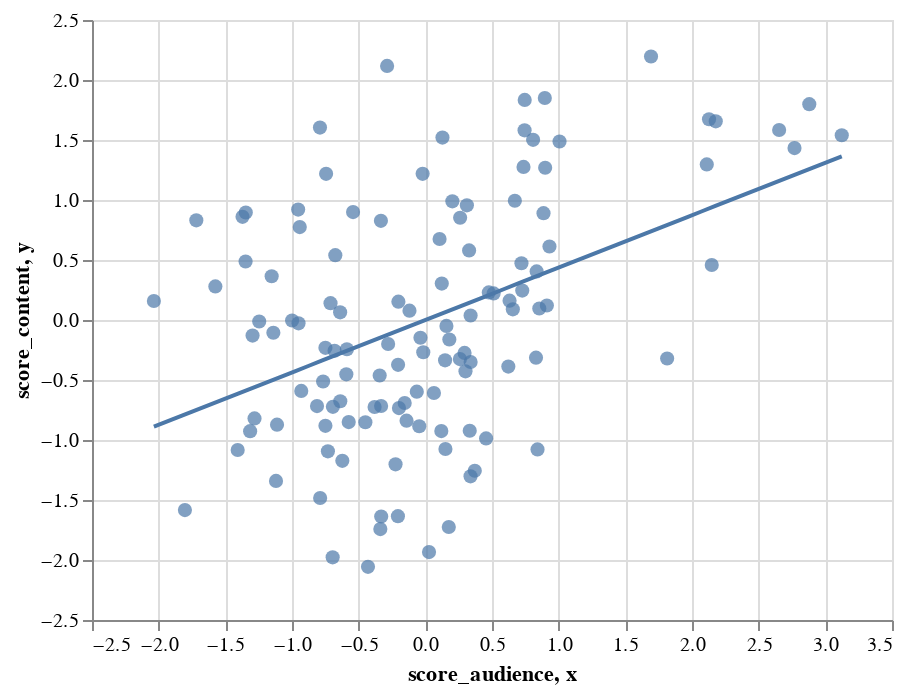

This figure's notebook cell:
### Code cell
points + fit

### Figure 1 — Vega-Lite specification as saved in the notebook (floating-point values rounded to 4 significant figures)
{"$schema": "https://vega.github.io/schema/vega-lite/v2.6.0.json", "config": {"view": {"height": 300, "width": 400}}, "datasets": {"data-a591b6f15f4b8ce1673c1fe4cbaac48c": [{"x": -2.036, "y": -0.8891}, {"x": -1.931, "y": -0.8432}, {"x": -1.825, "y": -0.7972}, {"x": -1.72, "y": -0.7512}, {"x": -1.615, "y": -0.7052}, {"x": -1.509, "y": -0.6592}, {"x": -1.404, "y": -0.6132}, {"x": -1.299, "y": -0.5673}, {"x": -1.194, "y": -0.5213}, {"x": -1.088, "y": -0.4753}, {"x": -0.983, "y": -0.4293}, {"x": -0.8777, "y": -0.3833}, {"x": -0.7724, "y": -0.3373}, {"x": -0.6671, "y": -0.2914}, {"x": -0.5619, "y": -0.2454}, {"x": -0.4566, "y": -0.1994}, {"x": -0.3513, "y": -0.1534}, {"x": -0.246, "y": -0.1074}, {"x": -0.1407, "y": -0.06145}, {"x": -0.03541, "y": -0.01547}, {"x": 0.06988, "y": 0.03052}, {"x": 0.1752, "y": 0.0765}, {"x": 0.2805, "y": 0.1225}, {"x": 0.3857, "y": 0.1685}, {"x": 0.491, "y": 0.2144}, {"x": 0.5963, "y": 0.2604}, {"x": 0.7016, "y": 0.3064}, {"x": 0.8069, "y": 0.3524}, {"x": 0.9122, "y": 0.3984}, {"x": 1.017, "y": 0.4444}, {"x": 1.123, "y": 0.4903}, {"x": 1.228, "y": 0.5363}, {"x": 1.333, "y": 0.5823}, {"x": 1.439, "y": 0.6283}, {"x": 1.544, "y": 0.6743}, {"x": 1.649, "y": 0.7203}, {"x": 1.754, "y": 0.7662}, {"x": 1.86, "y": 0.8122}, {"x": 1.965, "y": 0.8582}, {"x": 2.07, "y": 0.9042}, {"x": 2.176, "y": 0.9502}, {"x": 2.281, "y": 0.9962}, {"x": 2.386, "y": 1.042}, {"x": 2.491, "y": 1.088}, {"x": 2.597, "y": 1.134}, {"x": 2.702, "y": 1.18}, {"x": 2.807, "y": 1.226}, {"x": 2.913, "y": 1.272}, {"x": 3.018, "y": 1.318}, {"x": 3.123, "y": 1.364}], "data-dd9739dc40a73f34b6230ac9d0391346": [{"acc": 0.7304, "d1": "nytimes.com", "d2": "washingtonpost.com", "label_audience": "nytimes.com - washingtonpost.com", "label_content": "nytimes.com - washingtonpost.com", "score_audience": 3.123, "score_content": 1.54, "zscore": 254.6}, {"acc": 0.7151, "d1": "breitbart.com", "d2": "dailycaller.com", "label_audience": "breitbart.com - dailycaller.com", "label_content": "breitbart.com - dailycaller.com", "score_audience": 2.88, "score_content": 1.799, "zscore": 233.8}, {"acc": 0.7367, "d1": "breitbart.com", "d2": "foxnews.com", "label_audience": "breitbart.com - foxnews.com", "label_content": "breitbart.com - foxnews.com", "score_audience": 2.769, "score_content": 1.433, "zscore": 224.3}, {"acc": 0.7278, "d1": "cnn.com", "d2": "nytimes.com", "label_audience": "cnn.com - nytimes.com", "label_content": "cnn.com - nytimes.com", "score_audience": 2.654, "score_content": 1.583, "zscore": 214.4}, {"acc": 0.7235, "d1": "dailycaller.com", "d2": "foxnews.com", "label_audience": "dailycaller.com - foxnews.com", "label_content": "dailycaller.com - foxnews.com", "score_audience": 2.178, "score_content": 1.656, "zscore": 173.7}, {"acc": 0.7944, "d1": "thehill.com", "d2": "washingtonpost.com", "label_audience": "thehill.com - washingtonpost.com", "label_content": "thehill.com - washingtonpost.com", "score_audience": 2.148, "score_content": 0.4581, "zscore": 171.2}, {"acc": 0.7225, "d1": "cnn.com", "d2": "washingtonpost.com", "label_audience": "cnn.com - washingtonpost.com", "label_content": "cnn.com - washingtonpost.com", "score_audience": 2.128, "score_content": 1.673, "zscore": 169.4}, {"acc": 0.7448, "d1": "cnn.com", "d2": "thehill.com", "label_audience": "cnn.com - thehill.com", "label_content": "cnn.com - thehill.com", "score_audience": 2.111, "score_content": 1.297, "zscore": 168.0}, {"acc": 0.8405, "d1": "nytimes.com", "d2": "thehill.com", "label_audience": "nytimes.com - thehill.com", "label_content": "nytimes.com - thehill.com", "score_audience": 1.814, "score_content": -0.3208, "zscore": 142.6}, {"acc": 0.6915, "d1": "rt.com", "d2": "sputniknews.com", "label_audience": "rt.com - sputniknews.com", "label_content": "rt.com - sputniknews.com", "score_audience": 1.693, "score_content": 2.196, "zscore": 132.2}, {"acc": 0.7335, "d1": "cnn.com", "d2": "huffingtonpost.com", "label_audience": "cnn.com - huffingtonpost.com", "label_content": "cnn.com - huffingtonpost.com", "score_audience": 1.006, "score_content": 1.487, "zscore": 73.5}, {"acc": 0.7852, "d1": "dailykos.com", "d2": "huffingtonpost.com", "label_audience": "dailykos.com - huffingtonpost.com", "label_content": "dailykos.com - huffingtonpost.com", "score_audience": 0.931, "score_content": 0.6126, "zscore": 67.05}, {"acc": 0.8143, "d1": "huffingtonpost.com", "d2": "thehill.com", "label_audience": "huffingtonpost.com - thehill.com", "label_content": "huffingtonpost.com - thehill.com", "score_audience": 0.9116, "score_content": 0.1209, "zscore": 65.39}, {"acc": 0.7464, "d1": "nytimes.com", "d2": "wsj.com", "label_audience": "nytimes.com - wsj.com", "label_content": "nytimes.com - wsj.com", "score_audience": 0.8988, "score_content": 1.269, "zscore": 64.29}, {"acc": 0.712, "d1": "npr.org", "d2": "nytimes.com", "label_audience": "npr.org - nytimes.com", "label_content": "npr.org - nytimes.com", "score_audience": 0.8961, "score_content": 1.85, "zscore": 64.07}, {"acc": 0.7688, "d1": "huffingtonpost.com", "d2": "nytimes.com", "label_audience": "huffingtonpost.com - nytimes.com", "label_content": "huffingtonpost.com - nytimes.com", "score_audience": 0.8864, "score_content": 0.8904, "zscore": 63.23}, {"acc": 0.8158, "d1": "apnews.com", "d2": "washingtonpost.com", "label_audience": "apnews.com - washingtonpost.com", "label_content": "apnews.com - washingtonpost.com", "score_audience": 0.8546, "score_content": 0.09568, "zscore": 60.52}, {"acc": 0.8853, "d1": "apnews.com", "d2": "dailykos.com", "label_audience": "apnews.com - dailykos.com", "label_content": "apnews.com - dailykos.com", "score_audience": 0.8415, "score_content": -1.079, "zscore": 59.39}, {"acc": 0.7975, "d1": "apnews.com", "d2": "nytimes.com", "label_audience": "apnews.com - nytimes.com", "label_content": "apnews.com - nytimes.com", "score_audience": 0.8348, "score_content": 0.4046, "zscore": 58.82}, {"acc": 0.8401, "d1": "dailykos.com", "d2": "npr.org", "label_audience": "dailykos.com - npr.org", "label_content": "dailykos.com - npr.org", "score_audience": 0.83, "score_content": -0.3139, "zscore": 58.41}, {"acc": 0.7326, "d1": "huffingtonpost.com", "d2": "washingtonpost.com", "label_audience": "huffingtonpost.com - washingtonpost.com", "label_content": "huffingtonpost.com - washingtonpost.com", "score_audience": 0.8082, "score_content": 1.502, "zscore": 56.54}, {"acc": 0.713, "d1": "bloomberg.com", "d2": "wsj.com", "label_audience": "bloomberg.com - wsj.com", "label_content": "bloomberg.com - wsj.com", "score_audience": 0.7453, "score_content": 1.834, "zscore": 51.17}, {"acc": 0.728, "d1": "npr.org", "d2": "washingtonpost.com", "label_audience": "npr.org - washingtonpost.com", "label_content": "npr.org - washingtonpost.com", "score_audience": 0.7442, "score_content": 1.58, "zscore": 51.07}, {"acc": 0.746, "d1": "apnews.com", "d2": "cnn.com", "label_audience": "apnews.com - cnn.com", "label_content": "apnews.com - cnn.com", "score_audience": 0.7364, "score_content": 1.276, "zscore": 50.4}, {"acc": 0.807, "d1": "dailykos.com", "d2": "thehill.com", "label_audience": "dailykos.com - thehill.com", "label_content": "dailykos.com - thehill.com", "score_audience": 0.7269, "score_content": 0.2451, "zscore": 49.59}, {"acc": 0.7935, "d1": "washingtonpost.com", "d2": "wsj.com", "label_audience": "washingtonpost.com - wsj.com", "label_content": "washingtonpost.com - wsj.com", "score_audience": 0.7209, "score_content": 0.4726, "zscore": 49.08}, {"acc": 0.7627, "d1": "dailykos.com", "d2": "washingtonpost.com", "label_audience": "dailykos.com - washingtonpost.com", "label_content": "dailykos.com - washingtonpost.com", "score_audience": 0.6713, "score_content": 0.9939, "zscore": 44.83}, {"acc": 0.8162, "d1": "apnews.com", "d2": "thehill.com", "label_audience": "apnews.com - thehill.com", "label_content": "apnews.com - thehill.com", "score_audience": 0.6562, "score_content": 0.08908, "zscore": 43.54}, {"acc": 0.8119, "d1": "bloomberg.com", "d2": "nytimes.com", "label_audience": "bloomberg.com - nytimes.com", "label_content": "bloomberg.com - nytimes.com", "score_audience": 0.6317, "score_content": 0.1614, "zscore": 41.44}, {"acc": 0.8445, "d1": "dailykos.com", "d2": "nytimes.com", "label_audience": "dailykos.com - nytimes.com", "label_content": "dailykos.com - nytimes.com", "score_audience": 0.6224, "score_content": -0.3882, "zscore": 40.65}, {"acc": 0.8084, "d1": "apnews.com", "d2": "wsj.com", "label_audience": "apnews.com - wsj.com", "label_content": "apnews.com - wsj.com", "score_audience": 0.5121, "score_content": 0.2215, "zscore": 31.21}, {"acc": 0.8079, "d1": "cnn.com", "d2": "dailykos.com", "label_audience": "cnn.com - dailykos.com", "label_content": "cnn.com - dailykos.com", "score_audience": 0.4761, "score_content": 0.23, "zscore": 28.13}, {"acc": 0.8799, "d1": "dailykos.com", "d2": "wsj.com", "label_audience": "dailykos.com - wsj.com", "label_content": "dailykos.com - wsj.com", "score_audience": 0.4557, "score_content": -0.9868, "zscore": 26.39}, {"acc": 0.8958, "d1": "buzzfeed.com", "d2": "dailykos.com", "label_audience": "buzzfeed.com - dailykos.com", "label_content": "buzzfeed.com - dailykos.com", "score_audience": 0.3709, "score_content": -1.256, "zscore": 19.13}, {"acc": 0.8422, "d1": "breitbart.com", "d2": "sputniknews.com", "label_audience": "breitbart.com - sputniknews.com", "label_content": "breitbart.com - sputniknews.com", "score_audience": 0.3396, "score_content": -0.3501, "zscore": 16.45}, {"acc": 0.8192, "d1": "breitbart.com", "d2": "rt.com", "label_audience": "breitbart.com - rt.com", "label_content": "breitbart.com - rt.com", "score_audience": 0.3396, "score_content": 0.0378, "zscore": 16.45}, {"acc": 0.8986, "d1": "bloomberg.com", "d2": "dailykos.com", "label_audience": "bloomberg.com - dailykos.com", "label_content": "bloomberg.com - dailykos.com", "score_audience": 0.339, "score_content": -1.303, "zscore": 16.4}, {"acc": 0.8761, "d1": "buzzfeed.com", "d2": "cnn.com", "label_audience": "buzzfeed.com - cnn.com", "label_content": "buzzfeed.com - cnn.com", "score_audience": 0.3329, "score_content": -0.9227, "zscore": 15.88}, {"acc": 0.7872, "d1": "apnews.com", "d2": "npr.org", "label_audience": "apnews.com - npr.org", "label_content": "apnews.com - npr.org", "score_audience": 0.3283, "score_content": 0.5798, "zscore": 15.49}, {"acc": 0.7649, "d1": "cnn.com", "d2": "wsj.com", "label_audience": "cnn.com - wsj.com", "label_content": "cnn.com - wsj.com", "score_audience": 0.3116, "score_content": 0.9555, "zscore": 14.06}, {"acc": 0.8468, "d1": "thehill.com", "d2": "wsj.com", "label_audience": "thehill.com - wsj.com", "label_content": "thehill.com - wsj.com", "score_audience": 0.3011, "score_content": -0.4281, "zscore": 13.17}, {"acc": 0.8377, "d1": "bloomberg.com", "d2": "washingtonpost.com", "label_audience": "bloomberg.com - washingtonpost.com", "label_content": "bloomberg.com - washingtonpost.com", "score_audience": 0.2941, "score_content": -0.274, "zscore": 12.57}, {"acc": 0.7711, "d1": "huffingtonpost.com", "d2": "npr.org", "label_audience": "huffingtonpost.com - npr.org", "label_content": "huffingtonpost.com - npr.org", "score_audience": 0.261, "score_content": 0.852, "zscore": 9.73}, {"acc": 0.8408, "d1": "apnews.com", "d2": "huffingtonpost.com", "label_audience": "apnews.com - huffingtonpost.com", "label_content": "apnews.com - huffingtonpost.com", "score_audience": 0.2593, "score_content": -0.3259, "zscore": 9.583}, {"acc": 0.763, "d1": "foxnews.com", "d2": "thehill.com", "label_audience": "foxnews.com - thehill.com", "label_content": "foxnews.com - thehill.com", "score_audience": 0.2027, "score_content": 0.9888, "zscore": 4.745}, {"acc": 0.8311, "d1": "buzzfeed.com", "d2": "huffingtonpost.com", "label_audience": "buzzfeed.com - huffingtonpost.com", "label_content": "buzzfeed.com - huffingtonpost.com", "score_audience": 0.1799, "score_content": -0.1623, "zscore": 2.795}, {"acc": 0.9235, "d1": "buzzfeed.com", "d2": "thehill.com", "label_audience": "buzzfeed.com - thehill.com", "label_content": "buzzfeed.com - thehill.com", "score_audience": 0.1759, "score_content": -1.725, "zscore": 2.452}, {"acc": 0.8244, "d1": "npr.org", "d2": "thehill.com", "label_audience": "npr.org - thehill.com", "label_content": "npr.org - thehill.com", "score_audience": 0.1583, "score_content": -0.04934, "zscore": 0.9442}, {"acc": 0.8851, "d1": "buzzfeed.com", "d2": "nytimes.com", "label_audience": "buzzfeed.com - nytimes.com", "label_content": "buzzfeed.com - nytimes.com", "score_audience": 0.1508, "score_content": -1.075, "zscore": 0.3003}, {"acc": 0.8414, "d1": "apnews.com", "d2": "bloomberg.com", "label_audience": "apnews.com - bloomberg.com", "label_content": "apnews.com - bloomberg.com", "score_audience": 0.1481, "score_content": -0.3363, "zscore": 0.07155}, {"acc": 0.7316, "d1": "cnn.com", "d2": "npr.org", "label_audience": "cnn.com - npr.org", "label_content": "cnn.com - npr.org", "score_audience": 0.1285, "score_content": 1.52, "zscore": -1.609}, {"acc": 0.8035, "d1": "bloomberg.com", "d2": "cnn.com", "label_audience": "bloomberg.com - cnn.com", "label_content": "bloomberg.com - cnn.com", "score_audience": 0.1232, "score_content": 0.3033, "zscore": -2.055}, {"acc": 0.8763, "d1": "dailycaller.com", "d2": "sputniknews.com", "label_audience": "dailycaller.com - sputniknews.com", "label_content": "dailycaller.com - sputniknews.com", "score_audience": 0.1199, "score_content": -0.9258, "zscore": -2.336}, {"acc": 0.7816, "d1": "npr.org", "d2": "wsj.com", "label_audience": "npr.org - wsj.com", "label_content": "npr.org - wsj.com", "score_audience": 0.1068, "score_content": 0.6749, "zscore": -3.457}, {"acc": 0.8575, "d1": "dailycaller.com", "d2": "rt.com", "label_audience": "dailycaller.com - rt.com", "label_content": "dailycaller.com - rt.com", "score_audience": 0.0645, "score_content": -0.6084, "zscore": -7.08}, {"acc": 0.9359, "d1": "apnews.com", "d2": "buzzfeed.com", "label_audience": "apnews.com - buzzfeed.com", "label_content": "apnews.com - buzzfeed.com", "score_audience": 0.0277, "score_content": -1.934, "zscore": -10.23}, {"acc": 0.8374, "d1": "foxnews.com", "d2": "sputniknews.com", "label_audience": "foxnews.com - sputniknews.com", "label_content": "foxnews.com - sputniknews.com", "score_audience": -0.01546, "score_content": -0.2689, "zscore": -13.92}, {"acc": 0.7494, "d1": "dailycaller.com", "d2": "thehill.com", "label_audience": "dailycaller.com - thehill.com", "label_content": "dailycaller.com - thehill.com", "score_audience": -0.02028, "score_content": 1.218, "zscore": -14.33}, {"acc": 0.8302, "d1": "huffingtonpost.com", "d2": "wsj.com", "label_audience": "huffingtonpost.com - wsj.com", "label_content": "huffingtonpost.com - wsj.com", "score_audience": -0.03666, "score_content": -0.1481, "zscore": -15.73}, {"acc": 0.8739, "d1": "bloomberg.com", "d2": "sputniknews.com", "label_audience": "bloomberg.com - sputniknews.com", "label_content": "bloomberg.com - sputniknews.com", "score_audience": -0.0457, "score_content": -0.8859, "zscore": -16.51}, {"acc": 0.8568, "d1": "buzzfeed.com", "d2": "washingtonpost.com", "label_audience": "buzzfeed.com - washingtonpost.com", "label_content": "buzzfeed.com - washingtonpost.com", "score_audience": -0.06412, "score_content": -0.5971, "zscore": -18.08}, {"acc": 0.8169, "d1": "foxnews.com", "d2": "wsj.com", "label_audience": "foxnews.com - wsj.com", "label_content": "foxnews.com - wsj.com", "score_audience": -0.1189, "score_content": 0.07807, "zscore": -22.77}, {"acc": 0.8711, "d1": "bloomberg.com", "d2": "thehill.com", "label_audience": "bloomberg.com - thehill.com", "label_content": "bloomberg.com - thehill.com", "score_audience": -0.1409, "score_content": -0.839, "zscore": -24.65}, {"acc": 0.8624, "d1": "sputniknews.com", "d2": "wsj.com", "label_audience": "sputniknews.com - wsj.com", "label_content": "sputniknews.com - wsj.com", "score_audience": -0.1549, "score_content": -0.6921, "zscore": -25.85}, {"acc": 0.8649, "d1": "bloomberg.com", "d2": "huffingtonpost.com", "label_audience": "bloomberg.com - huffingtonpost.com", "label_content": "bloomberg.com - huffingtonpost.com", "score_audience": -0.1979, "score_content": -0.7342, "zscore": -29.53}, {"acc": 0.8124, "d1": "foxnews.com", "d2": "rt.com", "label_audience": "foxnews.com - rt.com", "label_content": "foxnews.com - rt.com", "score_audience": -0.202, "score_content": 0.1529, "zscore": -29.88}, {"acc": 0.8436, "d1": "bloomberg.com", "d2": "npr.org", "label_audience": "bloomberg.com - npr.org", "label_content": "bloomberg.com - npr.org", "score_audience": -0.2044, "score_content": -0.3737, "zscore": -30.09}, {"acc": 0.9182, "d1": "dailykos.com", "d2": "sputniknews.com", "label_audience": "dailykos.com - sputniknews.com", "label_content": "dailykos.com - sputniknews.com", "score_audience": -0.2056, "score_content": -1.635, "zscore": -30.19}, {"acc": 0.8926, "d1": "buzzfeed.com", "d2": "npr.org", "label_audience": "buzzfeed.com - npr.org", "label_content": "buzzfeed.com - npr.org", "score_audience": -0.2234, "score_content": -1.203, "zscore": -31.71}, {"acc": 0.8333, "d1": "apnews.com", "d2": "sputniknews.com", "label_audience": "apnews.com - sputniknews.com", "label_content": "apnews.com - sputniknews.com", "score_audience": -0.279, "score_content": -0.1997, "zscore": -36.47}, {"acc": 0.6962, "d1": "cnn.com", "d2": "foxnews.com", "label_audience": "cnn.com - foxnews.com", "label_content": "cnn.com - foxnews.com", "score_audience": -0.2867, "score_content": 2.117, "zscore": -37.13}, {"acc": 0.9184, "d1": "buzzfeed.com", "d2": "wsj.com", "label_audience": "buzzfeed.com - wsj.com", "label_content": "buzzfeed.com - wsj.com", "score_audience": -0.331, "score_content": -1.637, "zscore": -40.92}, {"acc": 0.8639, "d1": "nytimes.com", "d2": "sputniknews.com", "label_audience": "nytimes.com - sputniknews.com", "label_content": "nytimes.com - sputniknews.com", "score_audience": -0.3317, "score_content": -0.7166, "zscore": -40.98}, {"acc": 0.7726, "d1": "breitbart.com", "d2": "thehill.com", "label_audience": "breitbart.com - thehill.com", "label_content": "breitbart.com - thehill.com", "score_audience": -0.3332, "score_content": 0.8262, "zscore": -41.1}, {"acc": 0.9246, "d1": "bloomberg.com", "d2": "buzzfeed.com", "label_audience": "bloomberg.com - buzzfeed.com", "label_content": "bloomberg.com - buzzfeed.com", "score_audience": -0.3374, "score_content": -1.742, "zscore": -41.47}, {"acc": 0.8489, "d1": "dailycaller.com", "d2": "wsj.com", "label_audience": "dailycaller.com - wsj.com", "label_content": "dailycaller.com - wsj.com", "score_audience": -0.3424, "score_content": -0.4627, "zscore": -41.89}, {"acc": 0.8644, "d1": "npr.org", "d2": "sputniknews.com", "label_audience": "npr.org - sputniknews.com", "label_content": "npr.org - sputniknews.com", "score_audience": -0.3806, "score_content": -0.7254, "zscore": -45.16}, {"acc": 0.9432, "d1": "buzzfeed.com", "d2": "sputniknews.com", "label_audience": "buzzfeed.com - sputniknews.com", "label_content": "buzzfeed.com - sputniknews.com", "score_audience": -0.4301, "score_content": -2.057, "zscore": -49.39}, {"acc": 0.8719, "d1": "bloomberg.com", "d2": "rt.com", "label_audience": "bloomberg.com - rt.com", "label_content": "bloomberg.com - rt.com", "score_audience": -0.4497, "score_content": -0.8519, "zscore": -51.07}, {"acc": 0.7683, "d1": "foxnews.com", "d2": "washingtonpost.com", "label_audience": "foxnews.com - washingtonpost.com", "label_content": "foxnews.com - washingtonpost.com", "score_audience": -0.5421, "score_content": 0.8995, "zscore": -58.97}, {"acc": 0.8718, "d1": "sputniknews.com", "d2": "washingtonpost.com", "label_audience": "sputniknews.com - washingtonpost.com", "label_content": "sputniknews.com - washingtonpost.com", "score_audience": -0.5746, "score_content": -0.8506, "zscore": -61.76}, {"acc": 0.8359, "d1": "cnn.com", "d2": "sputniknews.com", "label_audience": "cnn.com - sputniknews.com", "label_content": "cnn.com - sputniknews.com", "score_audience": -0.5883, "score_content": -0.2441, "zscore": -62.93}, {"acc": 0.8483, "d1": "breitbart.com", "d2": "wsj.com", "label_audience": "breitbart.com - wsj.com", "label_content": "breitbart.com - wsj.com", "score_audience": -0.5925, "score_content": -0.453, "zscore": -63.29}, {"acc": 0.8909, "d1": "huffingtonpost.com", "d2": "sputniknews.com", "label_audience": "huffingtonpost.com - sputniknews.com", "label_content": "huffingtonpost.com - sputniknews.com", "score_audience": -0.6225, "score_content": -1.174, "zscore": -65.86}, {"acc": 0.8615, "d1": "nytimes.com", "d2": "rt.com", "label_audience": "nytimes.com - rt.com", "label_content": "nytimes.com - rt.com", "score_audience": -0.6378, "score_content": -0.6767, "zscore": -67.16}, {"acc": 0.8177, "d1": "cnn.com", "d2": "rt.com", "label_audience": "cnn.com - rt.com", "label_content": "cnn.com - rt.com", "score_audience": -0.639, "score_content": 0.06391, "zscore": -67.26}, {"acc": 0.7895, "d1": "foxnews.com", "d2": "nytimes.com", "label_audience": "foxnews.com - nytimes.com", "label_content": "foxnews.com - nytimes.com", "score_audience": -0.6752, "score_content": 0.5402, "zscore": -70.36}, {"acc": 0.8367, "d1": "apnews.com", "d2": "dailycaller.com", "label_audience": "apnews.com - dailycaller.com", "label_content": "apnews.com - dailycaller.com", "score_audience": -0.6808, "score_content": -0.2563, "zscore": -70.84}, {"acc": 0.8643, "d1": "rt.com", "d2": "wsj.com", "label_audience": "rt.com - wsj.com", "label_content": "rt.com - wsj.com", "score_audience": -0.6933, "score_content": -0.7238, "zscore": -71.91}, {"acc": 0.9385, "d1": "buzzfeed.com", "d2": "rt.com", "label_audience": "buzzfeed.com - rt.com", "label_content": "buzzfeed.com - rt.com", "score_audience": -0.6951, "score_content": -1.978, "zscore": -72.07}, {"acc": 0.8132, "d1": "apnews.com", "d2": "rt.com", "label_audience": "apnews.com - rt.com", "label_content": "apnews.com - rt.com", "score_audience": -0.7111, "score_content": 0.1404, "zscore": -73.43}, {"acc": 0.8863, "d1": "sputniknews.com", "d2": "thehill.com", "label_audience": "sputniknews.com - thehill.com", "label_content": "sputniknews.com - thehill.com", "score_audience": -0.7307, "score_content": -1.095, "zscore": -75.11}, {"acc": 0.7494, "d1": "cnn.com", "d2": "dailycaller.com", "label_audience": "cnn.com - dailycaller.com", "label_content": "cnn.com - dailycaller.com", "score_audience": -0.7442, "score_content": 1.218, "zscore": -76.27}, {"acc": 0.8737, "d1": "rt.com", "d2": "thehill.com", "label_audience": "rt.com - thehill.com", "label_content": "rt.com - thehill.com", "score_audience": -0.7493, "score_content": -0.8818, "zscore": -76.7}, {"acc": 0.8352, "d1": "dailykos.com", "d2": "foxnews.com", "label_audience": "dailykos.com - foxnews.com", "label_content": "dailykos.com - foxnews.com", "score_audience": -0.7494, "score_content": -0.2318, "zscore": -76.71}, {"acc": 0.8518, "d1": "bloomberg.com", "d2": "foxnews.com", "label_audience": "bloomberg.com - foxnews.com", "label_content": "bloomberg.com - foxnews.com", "score_audience": -0.7668, "score_content": -0.5127, "zscore": -78.2}, {"acc": 0.9093, "d1": "dailykos.com", "d2": "rt.com", "label_audience": "dailykos.com - rt.com", "label_content": "dailykos.com - rt.com", "score_audience": -0.7889, "score_content": -1.484, "zscore": -80.09}, {"acc": 0.7266, "d1": "apnews.com", "d2": "foxnews.com", "label_audience": "apnews.com - foxnews.com", "label_content": "apnews.com - foxnews.com", "score_audience": -0.7902, "score_content": 1.603, "zscore": -80.2}, {"acc": 0.8639, "d1": "rt.com", "d2": "washingtonpost.com", "label_audience": "rt.com - washingtonpost.com", "label_content": "rt.com - washingtonpost.com", "score_audience": -0.8124, "score_content": -0.7172, "zscore": -82.1}, {"acc": 0.8565, "d1": "npr.org", "d2": "rt.com", "label_audience": "npr.org - rt.com", "label_content": "npr.org - rt.com", "score_audience": -0.9305, "score_content": -0.5911, "zscore": -92.2}, {"acc": 0.7757, "d1": "foxnews.com", "d2": "huffingtonpost.com", "label_audience": "foxnews.com - huffingtonpost.com", "label_content": "foxnews.com - huffingtonpost.com", "score_audience": -0.9417, "score_content": 0.7743, "zscore": -93.16}, {"acc": 0.8231, "d1": "dailycaller.com", "d2": "nytimes.com", "label_audience": "dailycaller.com - nytimes.com", "label_content": "dailycaller.com - nytimes.com", "score_audience": -0.951, "score_content": -0.02764, "zscore": -93.96}, {"acc": 0.7671, "d1": "dailycaller.com", "d2": "washingtonpost.com", "label_audience": "dailycaller.com - washingtonpost.com", "label_content": "dailycaller.com - washingtonpost.com", "score_audience": -0.9537, "score_content": 0.9199, "zscore": -94.19}, {"acc": 0.8217, "d1": "apnews.com", "d2": "breitbart.com", "label_audience": "apnews.com - breitbart.com", "label_content": "apnews.com - breitbart.com", "score_audience": -0.9994, "score_content": -0.004043, "zscore": -98.1}, {"acc": 0.8731, "d1": "bloomberg.com", "d2": "breitbart.com", "label_audience": "bloomberg.com - breitbart.com", "label_content": "bloomberg.com - breitbart.com", "score_audience": -1.112, "score_content": -0.8723, "zscore": -107.8}, {"acc": 0.9008, "d1": "buzzfeed.com", "d2": "foxnews.com", "label_audience": "buzzfeed.com - foxnews.com", "label_content": "buzzfeed.com - foxnews.com", "score_audience": -1.12, "score_content": -1.341, "zscore": -108.4}, {"acc": 0.8278, "d1": "breitbart.com", "d2": "nytimes.com", "label_audience": "breitbart.com - nytimes.com", "label_content": "breitbart.com - nytimes.com", "score_audience": -1.14, "score_content": -0.1066, "zscore": -110.1}, {"acc": 0.7999, "d1": "breitbart.com", "d2": "washingtonpost.com", "label_audience": "breitbart.com - washingtonpost.com", "label_content": "breitbart.com - washingtonpost.com", "score_audience": -1.153, "score_content": 0.365, "zscore": -111.2}, {"acc": 0.8222, "d1": "breitbart.com", "d2": "dailykos.com", "label_audience": "breitbart.com - dailykos.com", "label_content": "breitbart.com - dailykos.com", "score_audience": -1.246, "score_content": -0.01254, "zscore": -119.2}, {"acc": 0.87, "d1": "bloomberg.com", "d2": "dailycaller.com", "label_audience": "bloomberg.com - dailycaller.com", "label_content": "bloomberg.com - dailycaller.com", "score_audience": -1.281, "score_content": -0.8201, "zscore": -122.2}, {"acc": 0.8292, "d1": "breitbart.com", "d2": "npr.org", "label_audience": "breitbart.com - npr.org", "label_content": "breitbart.com - npr.org", "score_audience": -1.296, "score_content": -0.1299, "zscore": -123.5}, {"acc": 0.8763, "d1": "huffingtonpost.com", "d2": "rt.com", "label_audience": "huffingtonpost.com - rt.com", "label_content": "huffingtonpost.com - rt.com", "score_audience": -1.314, "score_content": -0.9264, "zscore": -125.0}, {"acc": 0.7685, "d1": "foxnews.com", "d2": "npr.org", "label_audience": "foxnews.com - npr.org", "label_content": "foxnews.com - npr.org", "score_audience": -1.347, "score_content": 0.8957, "zscore": -127.8}, {"acc": 0.7926, "d1": "dailycaller.com", "d2": "dailykos.com", "label_audience": "dailycaller.com - dailykos.com", "label_content": "dailycaller.com - dailykos.com", "score_audience": -1.348, "score_content": 0.4877, "zscore": -127.9}, {"acc": 0.7706, "d1": "breitbart.com", "d2": "cnn.com", "label_audience": "breitbart.com - cnn.com", "label_content": "breitbart.com - cnn.com", "score_audience": -1.371, "score_content": 0.8595, "zscore": -129.9}, {"acc": 0.8856, "d1": "buzzfeed.com", "d2": "dailycaller.com", "label_audience": "buzzfeed.com - dailycaller.com", "label_content": "buzzfeed.com - dailycaller.com", "score_audience": -1.407, "score_content": -1.083, "zscore": -133.0}, {"acc": 0.8049, "d1": "breitbart.com", "d2": "huffingtonpost.com", "label_audience": "breitbart.com - huffingtonpost.com", "label_content": "breitbart.com - huffingtonpost.com", "score_audience": -1.575, "score_content": 0.28, "zscore": -147.3}, {"acc": 0.7723, "d1": "dailycaller.com", "d2": "huffingtonpost.com", "label_audience": "dailycaller.com - huffingtonpost.com", "label_content": "dailycaller.com - huffingtonpost.com", "score_audience": -1.718, "score_content": 0.8306, "zscore": -159.5}, {"acc": 0.9152, "d1": "breitbart.com", "d2": "buzzfeed.com", "label_audience": "breitbart.com - buzzfeed.com", "label_content": "breitbart.com - buzzfeed.com", "score_audience": -1.803, "score_content": -1.584, "zscore": -166.9}, {"acc": 0.8121, "d1": "dailycaller.com", "d2": "npr.org", "label_audience": "dailycaller.com - npr.org", "label_content": "dailycaller.com - npr.org", "score_audience": -2.036, "score_content": 0.1586, "zscore": -186.8}]}, "layer": [{"data": {"name": "data-dd9739dc40a73f34b6230ac9d0391346"}, "encoding": {"tooltip": {"field": "label_content", "type": "nominal"}, "x": {"field": "score_audience", "type": "quantitative"}, "y": {"field": "score_content", "type": "quantitative"}}, "mark": {"size": 50, "type": "circle"}}, {"data": {"name": "data-a591b6f15f4b8ce1673c1fe4cbaac48c"}, "encoding": {"x": {"field": "x", "type": "quantitative"}, "y": {"field": "y", "type": "quantitative"}}, "mark": "line"}]}
